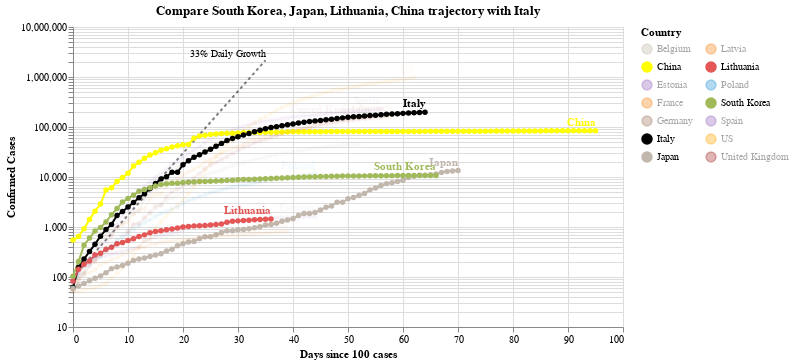

This figure's notebook cell:
### Code cell
#hide_input
chart3 = make_since_chart(dff2, ['South Korea', 'Japan', 'Lithuania', 'China'], baseline_countries)
chart3

### Figure 1 — Vega-Lite specification as saved in the notebook (floating-point values rounded to 4 significant figures; data arrays with more than 128 entries replaced by an {"elided": "..."} marker saying what was removed)
{"config": {"view": {"continuousWidth": 400, "continuousHeight": 300}}, "layer": [{"mark": {"type": "line", "color": "black", "opacity": 0.5, "strokeDash": [3, 3]}, "encoding": {"x": {"type": "quantitative", "field": "Days since 100 cases"}, "y": {"type": "quantitative", "field": "Confirmed Cases"}}}, {"mark": {"type": "text", "align": "right", "dy": -6, "fontSize": 10, "text": "33% Daily Growth"}, "encoding": {"x": {"type": "quantitative", "field": "Days since 100 cases"}, "y": {"type": "quantitative", "field": "Confirmed Cases"}}, "transform": [{"filter": "(datum['Days since 100 cases'] >= 35)"}]}, {"data": {"name": "data-43dbe373d82a51965b3e076c26013401"}, "mark": {"type": "line", "point": true}, "encoding": {"color": {"type": "nominal", "field": "Country", "legend": {"columns": 2}, "scale": {"domain": ["Belgium", "China", "Estonia", "France", "Germany", "Italy", "Japan", "Latvia", "Lithuania", "Poland", "South Korea", "Spain", "US", "United Kingdom"], "range": ["#C1B7AD", "yellow", "#9467bd", "#F58518", "#9D755D", "black", "#C1B7AD", "#F58518", "#E45756", "#2495D3", "#A1BA59", "#9467bd", "orange", "brown"]}}, "opacity": {"condition": {"value": 1, "selection": "selector001"}, "value": 0.05}, "tooltip": [{"type": "nominal", "field": "Country"}, {"type": "temporal", "field": "Date"}, {"type": "quantitative", "field": "Confirmed Cases"}, {"type": "quantitative", "field": "Days since 100 cases"}], "x": {"type": "quantitative", "field": "Days since 100 cases"}, "y": {"type": "quantitative", "field": "Confirmed Cases", "scale": {"type": "log"}}}, "selection": {"selector001": {"type": "multi", "fields": ["Country"], "bind": "legend", "init": [{"Country": "South Korea"}, {"Country": "Japan"}, {"Country": "Lithuania"}, {"Country": "China"}, {"Country": "Italy"}]}}, "width": 550}, {"data": {"name": "data-43dbe373d82a51965b3e076c26013401"}, "mark": {"type": "text", "align": "right", "dy": -8, "fontWeight": "bold"}, "encoding": {"color": {"type": "nominal", "field": "Country", "legend": {"columns": 2}, "scale": {"domain": ["Belgium", "China", "Estonia", "France", "Germany", "Italy", "Japan", "Latvia", "Lithuania", "Poland", "South Korea", "Spain", "US", "United Kingdom"], "range": ["#C1B7AD", "yellow", "#9467bd", "#F58518", "#9D755D", "black", "#C1B7AD", "#F58518", "#E45756", "#2495D3", "#A1BA59", "#9467bd", "orange", "brown"]}}, "opacity": {"condition": {"value": 1, "selection": "selector001"}, "value": 0.05}, "text": {"type": "nominal", "field": "Country"}, "tooltip": [{"type": "nominal", "field": "Country"}, {"type": "temporal", "field": "Date"}, {"type": "quantitative", "field": "Confirmed Cases"}, {"type": "quantitative", "field": "Days since 100 cases"}], "x": {"type": "quantitative", "field": "Days since 100 cases"}, "y": {"type": "quantitative", "field": "Confirmed Cases", "scale": {"type": "log"}}}, "transform": [{"filter": "(datum['Date'] >= 1587859200000)"}], "width": 550}], "data": {"name": "data-c1a3bbf4dd040f2e7e8e7a69520e3c2a"}, "title": "Compare South Korea, Japan, Lithuania, China trajectory with Italy", "$schema": "https://vega.github.io/schema/vega-lite/v4.0.2.json", "datasets": {"data-c1a3bbf4dd040f2e7e8e7a69520e3c2a": [{"Days since 100 cases": 0, "Confirmed Cases": 100.0}, {"Days since 100 cases": 1, "Confirmed Cases": 133.0}, {"Days since 100 cases": 2, "Confirmed Cases": 176.9}, {"Days since 100 cases": 3, "Confirmed Cases": 235.3}, {"Days since 100 cases": 4, "Confirmed Cases": 312.9}, {"Days since 100 cases": 5, "Confirmed Cases": 416.2}, {"Days since 100 cases": 6, "Confirmed Cases": 553.5}, {"Days since 100 cases": 7, "Confirmed Cases": 736.1}, {"Days since 100 cases": 8, "Confirmed Cases": 979.1}, {"Days since 100 cases": 9, "Confirmed Cases": 1302.0}, {"Days since 100 cases": 10, "Confirmed Cases": 1732.0}, {"Days since 100 cases": 11, "Confirmed Cases": 2303.0}, {"Days since 100 cases": 12, "Confirmed Cases": 3064.0}, {"Days since 100 cases": 13, "Confirmed Cases": 4074.0}, {"Days since 100 cases": 14, "Confirmed Cases": 5419.0}, {"Days since 100 cases": 15, "Confirmed Cases": 7207.0}, {"Days since 100 cases": 16, "Confirmed Cases": 9586.0}, {"Days since 100 cases": 17, "Confirmed Cases": 12750.0}, {"Days since 100 cases": 18, "Confirmed Cases": 16960.0}, {"Days since 100 cases": 19, "Confirmed Cases": 22550.0}, {"Days since 100 cases": 20, "Confirmed Cases": 29990.0}, {"Days since 100 cases": 21, "Confirmed Cases": 39890.0}, {"Days since 100 cases": 22, "Confirmed Cases": 53060.0}, {"Days since 100 cases": 23, "Confirmed Cases": 70560.0}, {"Days since 100 cases": 24, "Confirmed Cases": 93850.0}, {"Days since 100 cases": 25, "Confirmed Cases": 124800.0}, {"Days since 100 cases": 26, "Confirmed Cases": 166000.0}, {"Days since 100 cases": 27, "Confirmed Cases": 220800.0}, {"Days since 100 cases": 28, "Confirmed Cases": 293700.0}, {"Days since 100 cases": 29, "Confirmed Cases": 390600.0}, {"Days since 100 cases": 30, "Confirmed Cases": 519500.0}, {"Days since 100 cases": 31, "Confirmed Cases": 690900.0}, {"Days since 100 cases": 32, "Confirmed Cases": 918900.0}, {"Days since 100 cases": 33, "Confirmed Cases": 1222000.0}, {"Days since 100 cases": 34, "Confirmed Cases": 1625000.0}, {"Days since 100 cases": 35, "Confirmed Cases": 2162000.0}], "data-43dbe373d82a51965b3e076c26013401": {"elided": "811 records"}}}
